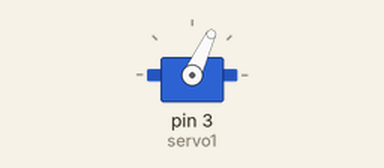
This sketch was run on a simulated Arduino Uno, built with avr-gcc and run on an emulated ATmega328P. On the bench: servo.

Above: at 0.05 s.
At 6.0 s:
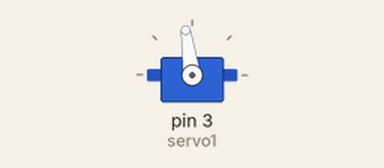
Timing chart, 0 to 7.8 s (numbered marks = the images above):
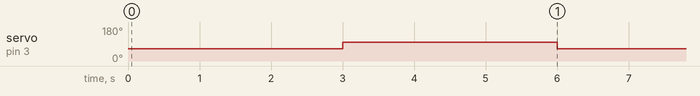

Measured:
- by itself, servo on pin 3 (servo1): alternates 98° for 3.0 s and 65° for 3.0 s

The sketch:

duoji.ino
```cpp
#include <Servo.h>

Servo servo1;

void setup()
{
  servo1.attach(3);
}

void loop()
{
  servo1.write(65);
  delay(3000);
  servo1.write(98);
  delay(3000);
}
```
